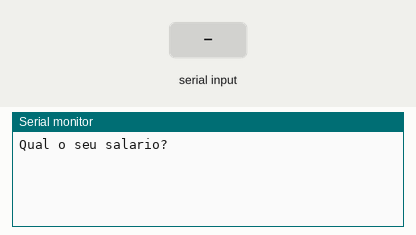
A sketch run on a simulated Arduino Uno, built with avr-gcc and run on an emulated ATmega328P. Shown: the last lines printed to the serial monitor. Inputs (shaded band) come from the test bench.

Above: at 1.2 s.
1.3 s: "90,45\n" received over Serial
At 2.0 s:
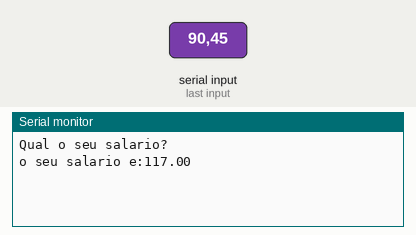
At 7.8 s:
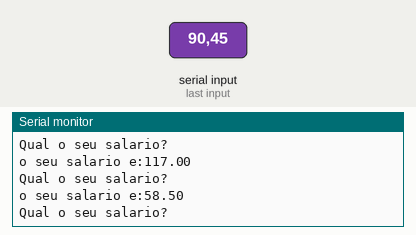

The sketch:

if_simples_e_composto_21.ino
```cpp
float salario;

void setup()
{
 Serial.begin(9600);
}

void loop()
{
  Serial.println("Qual o seu salario?");
  while( ! Serial.available () );
  salario = Serial.parseFloat();

  salario = salario + (salario * 0.30);

  if(salario <500){
  Serial.println("o seu salario e:" + String(salario));
  }else{
  Serial.println("nao foi possivel mostrar seu salario");
  }

  delay(3000);

}
```

Measured:
- after the input at 1.3 s, the serial monitor: prints a new line at once (image 1)
